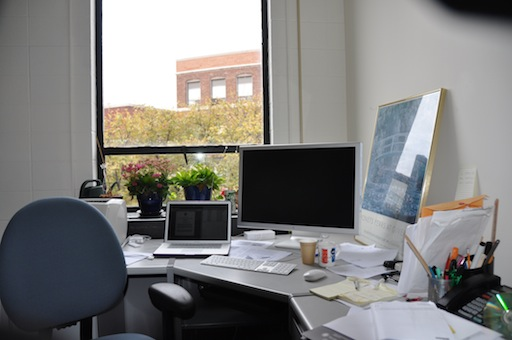
#> input picture image_Mosaicing/DanaOffice/DSC_0309.JPG, 512 x 340 px; its folder holds 4 pictures in this run
$ python main_self.py   (older library calls are emulated)
#> lines starting #> are read from the running program, lines starting #| are printed output that depends on the picture; after the words box and inside, x2 and y2 are one past the last pixel; in counts of white or black regions, pixels touching at a corner belong together
### image_Mosaicing/panorama.py
from scipy.spatial import distance
import numpy as np
from skimage import filters
from skimage.feature import corner_peaks
import cv2
# from shapely.affinity import affine_transform
from scipy.ndimage.interpolation import affine_transform

def gaussian_kernel(size, sigma):
    gaussian_kernel = np.zeros((size, size))
    for i in range(size):
        for j in range(size):
            x = i - (size - 1) / 2
            y = j - (size - 1) / 2
            gaussian_kernel[i, j] = (1 / (2 * np.pi * sigma ** 2)) * np.exp(-(x ** 2 + y ** 2) / (2 * sigma ** 2))
    return gaussian_kernel


def conv(image, kernel):
    m, n = image.shape
    kernel_m, kernel_n = kernel.shape
    image_pad = np.pad(image, ((kernel_m // 2, kernel_m // 2), (kernel_n // 2, kernel_n // 2)), 'constant')
    result = np.zeros((m, n))
    for i in range(m):
        for j in range(n):
            value = np.sum(image_pad[i:i + kernel_m, j:j + kernel_n] * kernel)
            result[i, j] = value
    return result


def harris_corners(image, window_size=3, k=0.04, window_type=0):
    if window_type == 0:
        window = np.ones((window_size, window_size))
    if window_type == 1:
        window = gaussian_kernel(window_size, 1)
    m, n = image.shape
    dx = filters.sobel_v(image)
    dy = filters.sobel_h(image)
    dx_dx = dx * dx
    dy_dy = dy * dy
    dx_dy = dx * dy
    w_dx_dx = conv(dx_dx, window)
    w_dy_dy = conv(dy_dy, window)
    w_dx_dy = conv(dx_dy, window)
    reponse = np.zeros((m, n))
    for i in range(m):
        for j in range(n):
            M = np.array([[w_dx_dx[i, j], w_dx_dy[i, j]], [w_dx_dy[i, j], w_dy_dy[i, j]]])
            R = np.linalg.det(M) - k * (np.trace(M)) ** 2
            reponse[i, j] = R
    return reponse

# [20 lines left out: function corner_detect, not called in this run]


def NMS(reponse, corners, size):
    # 阈值筛选
    # reponse[reponse < 0.01 * reponse.max()] = 0
    # index = np.where(reponse != 0)
    # NMS非极大抑制
    corners_new = []
    len = corners.shape[0]
    for i in range(len):
        r = corners[i][0]
        c = corners[i][1]
        r0 = np.maximum(r - size, 0)
        r1 = np.minimum(r + size, reponse.shape[0])
        c0 = np.maximum(c - size, 0)
        c1 = np.minimum(c + size, reponse.shape[1])
        if np.any(reponse[r, c] < reponse[r0:r1, c0:c1]):
            reponse[r, c] = 0  # 出现非最大值，即抑制
        else:
            corners_new.append([r, c])
    return np.array(corners_new)


def plot_matches(ax, image1, image2, keypoint1, keypoint2, matches):
    H1, W1 = image1.shape[0:2]
    H2, W2 = image2.shape[0:2]
    if H1 > H2:
        new_image2 = np.zeros((H1, W2))
        new_image2[:H2, :] = image2
        image2 = new_image2
    if H1 < H2:
        new_image1 = np.zeros((H2, W1))
        new_image2[:H1, :] = image1
        image1 = new_image1
    image = np.concatenate((image1, image2), axis=1)
    ax.scatter(keypoint1[:, 1], keypoint1[:, 0], facecolors='none', edgecolors='k')
    ax.scatter(keypoint2[:, 1] + image1.shape[1], keypoint2[:, 0], facecolors='none', edgecolors='k')
    ax.imshow(image, interpolation='nearest', cmap='gray')
    for one_match in matches:
        index1 = one_match[0]
        index2 = one_match[1]
        color = np.random.rand(3)
        ax.plot((keypoint1[index1, 1], keypoint2[index2, 1] + image1.shape[1]),
                (keypoint1[index1, 0], keypoint2[index2, 0]), '-', color=color)


def keypoint_description(image, keypoint, patch_size=16):
    keypoint_desc = []
    for i, point in enumerate(keypoint):
        x, y = point

        x_len = patch_size // 2 + int(np.ceil(patch_size / 2))
        y_len = patch_size // 2 + int(np.ceil(patch_size / 2))

        x0 = np.maximum(x - patch_size // 2, 0)
        x1 = np.minimum(x + int(np.ceil(patch_size / 2)), image.shape[0])
        y0 = np.maximum(y - patch_size // 2, 0)
        y1 = np.minimum(y + int(np.ceil(patch_size / 2)), image.shape[1])

        patch = np.zeros((x_len, y_len))

        patch[patch_size // 2 - (x - x0):patch_size // 2 + (x1 - x),
        patch_size // 2 - (y - y0):patch_size // 2 + (y1 - y)] = image[x0:x1, y0:y1]
        description = simple_descriptor(patch)  ####
        keypoint_desc.append(description)
    return np.array(keypoint_desc)


def description_matches(desc1, desc2, threshold=0.5):
    distance_array = distance.cdist(desc1, desc2)
    matches = []
    i = 0
    for each_distance_list in distance_array:
        arg_list = np.argsort(each_distance_list)  # 从小到大排序，得到索引
        index1 = arg_list[0]
        index2 = arg_list[1]
        if each_distance_list[index1] / each_distance_list[index2] <= threshold:#0.65
            matches.append([i, index1])
        i += 1
        # if each_distance_list[index1] <= threshold:#2
        #     matches.append([i, index1])
        # i += 1
    return np.array(matches)

def simple_descriptor(patch):
    ave = np.mean(patch)
    std = np.std(patch)
    if std == 0:
        std = 1
    result_patch = (patch - ave) / std
    return result_patch.flatten()


'''


def hog_description(patch,cell_size=(8,8)):
    if patch.shape[0] % cell_size[0]!=0 or patch.shape[1] % cell_size[1]!=0:
        return 'The size of patch and cell don\'t match'
    n_bins=9
    degree_per_bins=20
    Gx = filters.sobel_v(patch)
    Gy = filters.sobel_h(patch)
    G = np.sqrt(Gx**2 + Gy**2)
    theta = (np.arctan2(Gy,Gx) * 180 / np.pi) % 180
    G_as_cells = view_as_blocks(G,block_shape=cell_size)
    theta_as_cells = view_as_blocks(theta,block_shape=cell_size)
    H = G_as_cells.shape[0]
    W = G_as_cells.shape[1]
    bins_accumulator = np.zeros((H,W,n_bins))
    for i in range(H):
        for j in range(W):
            theta_cell = theta_as_cells[i,j,:,:]
            G_cell = G_as_cells[i,j,:,:]
            for p in range(theta_cell.shape[0]):
                for q in range(theta_cell.shape[1]):
                    theta_value = theta_cell[p,q]
                    G_value = G_cell[p,q]
                    num_bins = int(theta_value // degree_per_bins)
                    k= int(theta_value % degree_per_bins)
                    bins_accumulator[i,j,num_bins % n_bins] += (degree_per_bins - k) / degree_per_bins\
                    * G_value
                    bins_accumulator[i,j,(num_bins+1) % n_bins] += k / degree_per_bins * G_value
    Hog_list = []
    for x in range(H-1):
        for y in range(W-1):
            block_description = bins_accumulator[x:x+2,y:y+2]
            block_description = block_description / np.sqrt(np.sum(block_description**2))
            Hog_list.append(block_description)
    return np.array(Hog_list).flatten()
'''


def fit_affine_matrix(p1, p2):
    assert (p1.shape[0] == p2.shape[0]), 'The number of p1 and p2 are different'
    # p1 = np.hstack((p1, np.ones((p1.shape[0], 1))))
    # p2 = np.hstack((p2, np.ones((p2.shape[0], 1))))
    H = np.linalg.pinv(p2) @ p1
    H[:, 2] = np.array([0, 0, 1])
    return H

def ransac(keypoint1, keypoint2, matches, n_iters=1000, threshold=20):
    N = matches.shape[0]
    match_keypoints1 = np.hstack((keypoint1[matches[:, 0]], np.ones((N, 1))))
    match_keypoints2 = np.hstack((keypoint2[matches[:, 1]], np.ones((N, 1))))
    n_samples = int(N * 0.2)# 取百分之二十的点做测试
    n_max = 0
    for i in range(n_iters):
        random_index = np.random.choice(N, n_samples, replace=False)
        p1_choice = match_keypoints1[random_index]
        p2_choice = match_keypoints2[random_index]
        H_choice=fit_affine_matrix(p1_choice, p2_choice)
        p1_test = match_keypoints2 @ H_choice

        diff = np.sum((match_keypoints1[:, :2] - p1_test[:, :2]) ** 2, axis=1)
        index = np.where(diff <= threshold)[0]#找出偏差小的点数
        n_index = index.shape[0]
        if n_index > n_max:#找到偏差点最少的转换矩阵，并将最多的无偏差点保留
            H = H_choice
            robust_matches = matches[index]
            n_max = n_index
            index_robust = index
    p1_choice = match_keypoints1[index_robust]
    p2_choice = match_keypoints2[index_robust]
    H = fit_affine_matrix(p1_choice, p2_choice)

    return H, robust_matches

def get_output_space(image_ref, images, transforms):
    H_ref, W_ref = image_ref.shape
    corner_ref = np.array([[0, 0, 1], [H_ref, 0, 1], [0, W_ref, 1], [H_ref, W_ref, 1]])
    all_corners = [corner_ref]
    if len(images) != len(transforms):
        print('The size of images and transforms does\'t match')
    for i in range(len(images)):
        H, W = images[i].shape
        corner = np.array([[0, 0, 1], [H, 0, 1], [0, W, 1], [H, W, 1]]) @ transforms[i]
        all_corners.append(corner)
    all_corners = np.vstack(all_corners)
    max_corner = np.max(all_corners, axis=0)
    min_corner = np.min(all_corners, axis=0)
    out_space = np.ceil((max_corner - min_corner)[:2]).astype(int)
    offset = min_corner[:2]
    return out_space, offset


def warp_image(image, H, output_shape, offset):
    H_invT = np.linalg.inv(H.T)
    matrix = H_invT[:2, :2]
    o = offset + H_invT[:2, 2]
    image_warped = affine_transform(image, matrix, o, output_shape, cval=-1)
    return image_warped

def linear_blend(image1_warped,image2_warped):
    merged = np.int16(image1_warped) + np.int16(image2_warped)
    H , W = image1_warped.shape
    image1_mask = (image1_warped!=0)
    image2_mask = (image2_warped!=0)
    left_margin = np.argmax(image2_mask,axis=1)
    right_margin = W - np.argmax(np.fliplr(image1_mask),axis=1)
    for i in range(H):
        k = right_margin[i] - left_margin[i]
        for j in range(k):
            alpha = j / (k - 1)
            merged[i,left_margin[i]+j] = (1-alpha) * image1_warped[i,left_margin[i]+j]+\
            alpha * image2_warped[i,left_margin[i]+j]
    return merged

# [49 lines left out: function stitch_multiple_images, not called in this run]

### image_Mosaicing/main_self.py
import numpy as np
from skimage import filters
import os
import cv2
from skimage import io
import matplotlib.pyplot as plt
from PIL import Image
from skimage.feature import corner_peaks
from panorama import harris_corners,NMS,plot_matches,\
    keypoint_description,description_matches,ransac,\
    get_output_space,warp_image,linear_blend,corner_detect
    # simple_descriptor, keypoint_description ,description_matches,

# 获取文件夹信息
# path = 'DanaHallWay1/'
path = 'DanaOffice/'
path_list = os.listdir(path)
path_list.sort(key=lambda x:int(x.split('.')[0].split('_')[1]))
Num_dir=len(path_list)
i=0
img1 = cv2.imread(os.path.join(path,path_list[i+1]),cv2.IMREAD_COLOR)
#> img1 is the input picture: shape (340, 512, 3); mean B, G, R 125.7, 127.3, 127.9
img2 = cv2.imread(os.path.join(path,path_list[i]),cv2.IMREAD_COLOR)
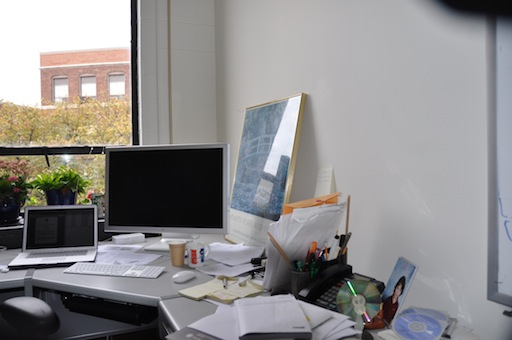
#> input picture image_Mosaicing/DanaOffice/DSC_0308.JPG, 512 x 340 px
#> img2 is the input picture: shape (340, 512, 3); mean B, G, R 139.9, 140, 141.8
# img3 = cv2.imread(os.path.join(path,path_list[i+2]),cv2.IMREAD_COLOR)
# 缩小尺寸
img1=cv2.resize(img1,(img1.shape[1]//2,img1.shape[0]//2))
#> img1: shape (170, 256, 3)
img2=cv2.resize(img2,(img2.shape[1]//2,img2.shape[0]//2))
#> img2: shape (170, 256, 3)
'''
1、角点检测+非极大抑制
'''
# # 灰度化
image1= cv2.cvtColor(img1, cv2.COLOR_BGR2GRAY)
reponse1 = harris_corners(image1,window_size=5,k=0.04,window_type=1)
#> after the loop in conv, `for i in range(m):`:
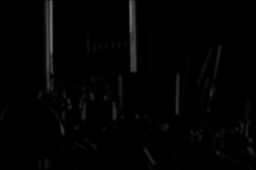
#> result: shape (170, 256) float64; min 0, max 0.441, mean 0.0118
image2= cv2.cvtColor(img2, cv2.COLOR_BGR2GRAY)
reponse2 = harris_corners(image2,window_size=5,k=0.04,window_type=1)
#> call 2 of harris_corners, with window_size = 5, k = 0.04, window_type = 1
#> after the loop in harris_corners (call 2), `for i in range(m):`:
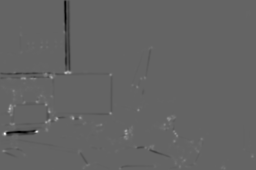
#> reponse: shape (170, 256) float64; min -0.00656, max 0.01, mean -2.3e-05; drawn with min black and max white
# # 角点检测
corners1 = corner_peaks(reponse1,threshold_rel=0.01)
#> corners1 = 163 pairs, first value 25 to 168, second value 38 to 254
corners2 = corner_peaks(reponse2,threshold_rel=0.01)
#> corners2 = 169 pairs, first value 24 to 168, second value 3 to 252
# corners1 = corner_detect(reponse1,1)
# corners2 = corner_detect(reponse2,1)

# 非极大抑制
keypoint1 = NMS(reponse1,corners1,1)
#> the loop in NMS, `for i in range(len):` made 163 passes
#> (r, c, r0, r1, c0, c1) on passes 1 to 3: (127, 77, 126, 128, 76, 78), (73, 52, 72, 74, 51, 53), (102, 68, 101, 103, 67, 69)
#> after the loop in NMS, `for i in range(len):`: corners_new has the same summary as corners1 outside NMS
#> keypoint1 has the same summary as corners1
keypoint2 = NMS(reponse2,corners2,1)
#> the loop in NMS (call 2), `for i in range(len):` made 169 passes
#> (r, c, r0, r1, c0, c1) on passes 1 to 3: (133, 4, 132, 134, 3, 5), (131, 36, 130, 132, 35, 37), (72, 66, 71, 73, 65, 67)

# [8 lines of commented-out code are left out]

'''
2、NCC匹配
'''
# [9 lines of commented-out code are left out]

'''
3、RANSAC筛选
'''
# 1、初步匹配
desc1 = keypoint_description(image1,keypoint1,patch_size=6)
#> the loop in keypoint_description, `for i, point in enumerate(keypoint):` made 163 passes
#> point on passes 1 to 3: [127, 77], [73, 52], [102, 68]
desc2 = keypoint_description(image2,keypoint2,patch_size=6)
#> the loop in keypoint_description (call 2), `for i, point in enumerate(keypoint):` made 169 passes
#> point on passes 1 to 3: [133, 4], [131, 36], [72, 66]
matches = description_matches(desc1,desc2,threshold=0.8)#最小两个距离之比，越小，越严格

# 2、RANSAC算法筛选
H, robust_matches = ransac(keypoint1, keypoint2, matches, threshold=20)#越小越严格

# 绘图1
fig,ax = plt.subplots(1,1,figsize=(15,12))
ax.axis('off')
plot_matches(ax,image1,image2,keypoint1,keypoint2,matches)
#> in plot_matches, `image = np.concatenate((image1, image2), axis=1)`:
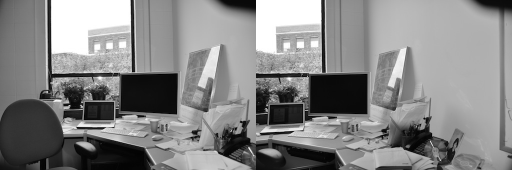
#> image: shape (170, 512); min 0, max 255, mean 134
#> the loop in plot_matches, `for one_match in matches:` made 68 passes
#> one_match on passes 1 to 12: [0, 0], [1, 58], [3, 150], [5, 1], [8, 3], [13, 8], [17, 15], [18, 26], [19, 9], [21, 5], [22, 128], [25, 14]
plt.title('NCC matches')

# # 绘图2
fig, ax = plt.subplots(1, 1, figsize=(15, 12))
plot_matches(ax, image1, image2, keypoint1, keypoint2, robust_matches)
#> the loop in plot_matches (call 2), `for one_match in matches:` made 45 passes
plt.axis('off')
plt.title('RANSAC matches')
plt.show()
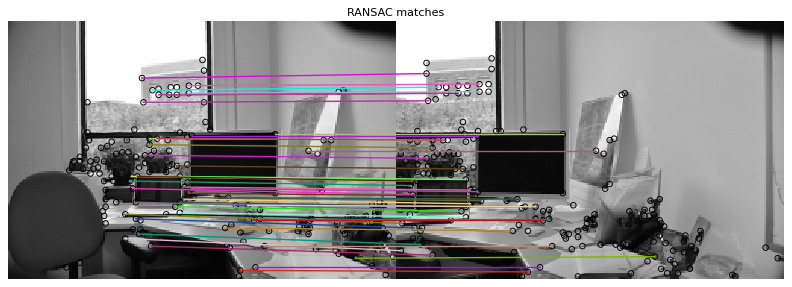
#> figure drawn by matplotlib, 1 panel

'''
4、Image wrap
'''
# 合适的输出空间
output_shape, offset = get_output_space(image1, [image2], [H])
#> the loop in get_output_space, `for i in range(len(images)):` made 1 pass
# 仿射变换图片1
image1_warped = warp_image(image1,np.eye(3),output_shape,offset)
image1_mask = (image1_warped != 0)
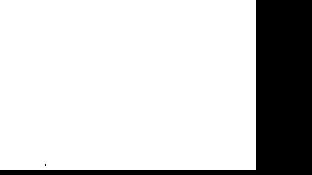
#> image1_mask: shape (175, 312) bool; 79.7% white; 2 black regions (1 under 20 px), largest, box (x1, y1, x2, y2) and area: (0, 0, 312, 175) 11080
# 仿射变换图片2
image2_warped = warp_image(image2,H,output_shape,offset)
image2_mask = (image2_warped != 0)
#> image2_mask: shape (175, 312) bool; 69.7% white; 19 black regions (18 under 20 px), largest, box (x1, y1, x2, y2) and area: (0, 0, 312, 175) 16510
# 绘图
plt.figure(figsize=(15,12))
plt.subplot(121)
plt.imshow(image1_warped, interpolation='nearest', cmap='gray')
plt.title('warped1')
plt.subplot(122)
plt.imshow(image2_warped, interpolation='nearest', cmap='gray')
plt.title('warped2')


# # 合并图片
# merged = np.float(image1_warped) + np.float(image2_warped)
overlap = np.maximum(image1_mask*1+image2_mask,1)
#> overlap: shape (175, 312) int64; values 1 (black) and 2 (white), 54.2% white; 19 black regions (18 under 20 px), largest, box (x1, y1, x2, y2) and area: (0, 0, 312, 175) 24967
merged = image1_warped/ overlap+ image2_warped/ overlap
# 绘图
plt.figure(figsize=(15,12))
plt.imshow(merged, interpolation='nearest', cmap='gray')
plt.title('directly merge')
# plt.show()

'''
linear blend
'''
merged = linear_blend(image1_warped,image2_warped)
#> after the loop in linear_blend, `for i in range(H):`:
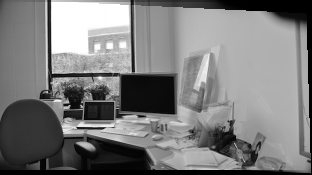
#> merged: shape (175, 312) int16; min 0, max 255, mean 124
plt.figure(figsize=(15,12))
plt.imshow(merged, interpolation='nearest', cmap='gray')
plt.title('linear blend')
plt.show()
